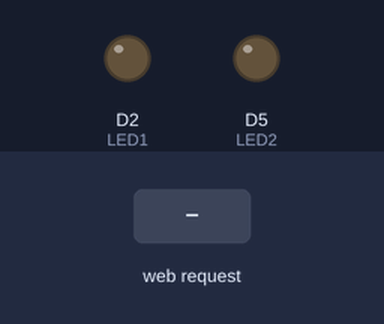
Bench run of a sketch on a simulated ESP8266 (NodeMCU). On the bench: output pins drawn as LEDs (lit = HIGH). The inputs (shaded band) are chosen by the test bench. WiFi joins after 1.5 s; servers stay silent unless stated; what the sketch prints to the serial monitor is not drawn.

Above: at 2.7 s.
2.8 s: HTTP request GET /4/on received
At 3.7 s:
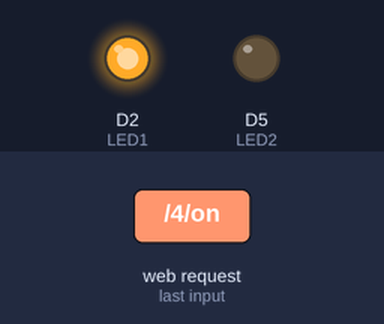
4.3 s: HTTP request GET /14/on received
At 4.8 s:
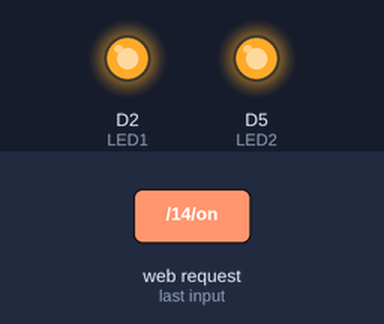
5.8 s: HTTP request GET /4/off received
At 7.0 s:
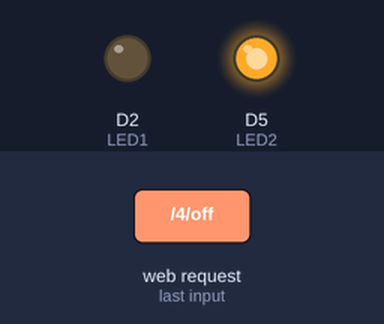
7.3 s: HTTP request GET /14/off received
At 8.2 s:
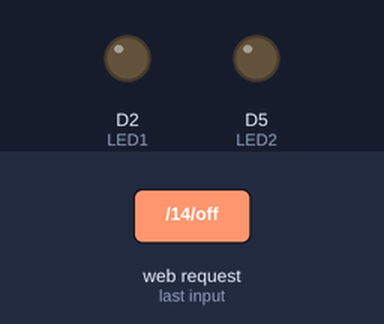
Timing chart, 0 to 9.8 s (numbered marks = the images above; inputs shaded):
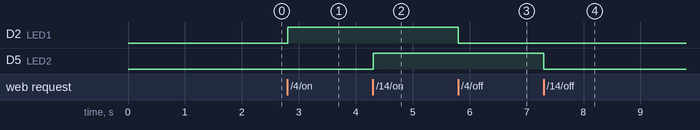

The sketch:

ESP8266_application_example.ino
```cpp
// Load Wi-Fi library
#include <ESP8266WiFi.h>

// Replace with your network credentials
const char* ssid = "your wifi name";
const char* password = "your password";

// Set web server port number to 80
WiFiServer server(80);

// Variable to store the HTTP request
String header;

// Auxiliary variables to store the current output state
String D2State = "off";
String D5State = "off";
#define LED1 D2
// #define LED1 4   // GPIO4 tương ứng với D2 trên ESP8266
#define LED2 D5
// #define LED2 14   // GPIO14 tương ứng với D5 trên ESP8266

void setup() {
  // put your setup code here, to run once:
  Serial.begin(115200);
  // Initialize the output variables as outputs
  pinMode(LED1, OUTPUT); pinMode(LED2, OUTPUT);
  // Set outputs to LOW
  digitalWrite(LED1, LOW);
  digitalWrite(LED2, LOW);
  // Connect to Wi-Fi network with SSID and password
  Serial.print("Connecting to ");
  Serial.println(ssid);
  WiFi.begin(ssid, password);
  while (WiFi.status() != WL_CONNECTED)
  {
    delay(500);
    Serial.print(".");
  }
  // Print local IP address of ESP8266 and start web server
  Serial.println("");
  Serial.println("WiFi connected.");
  Serial.print("ESP8266 IP address: ");
  Serial.println(WiFi.localIP());
  server.begin();
}

void loop() {
  // put your main code here, to run repeatedly:
  WiFiClient client = server.available(); // Listen for incoming clients
  if (client) // If a new client connects,
  {
    Serial.println("New Client."); // print a message out in the serial port
    String currentLine = ""; // make a String to hold incoming data from the client
    while (client.connected()) // loop while the client's connected
    {
      if (client.available())       // if there's bytes to read from the client,
      {
         char c = client.read();    // read a byte, then
         Serial.write(c);           // print it out the serial monitor
         header += c;
         if (c == '\n') // if the byte is a newline character
         {
            // if the current line is blank, you got two newline characters in a row.
            // that's the end of the client HTTP request, so send a response:
            if (currentLine.length() == 0)
            {
              // HTTP headers always start with a response code (e.g. HTTP/1.1 200 OK)
              // and a content-type so the client knows what's coming, then a blank line:
              client.println("HTTP/1.1 200 OK");
              client.println("Content-type:text/html");
              client.println("Connection: close");
              client.println();

              // turns the GPIOs on and off
              if (header.indexOf("GET /4/on") >= 0) // nếu header có đoạn "GET /4/on"
              {
                Serial.println("GPIO 4 on");
                D2State = "on";
                digitalWrite(LED1, HIGH);
              }
              else if (header.indexOf("GET /4/off") >= 0) // nếu header có đoạn "GET /4/off"
              {
                Serial.println("GPIO 4 off");
                D2State = "off";
                digitalWrite(LED1, LOW);
              }
              else if (header.indexOf("GET /14/on") >= 0) // nếu header có đoạn "GET /14/on"
              {
                Serial.println("GPIO 14 on");
                D5State = "on";
                digitalWrite(LED2, HIGH);
              }
              else if (header.indexOf("GET /14/off") >= 0) // nếu header có đoạn "GET /14/off"
              {
                Serial.println("GPIO 14 off");
                D5State = "off";
                digitalWrite(LED2, LOW);
              }

              // Display the HTML web page
              client.println("<!DOCTYPE html><html>");
              client.println("<head><meta name=\"viewport\" content=\"width=device-width, initial-scale=1\">");
              client.println("<link rel=\"icon\" href=\"data:,\">");
              // CSS to style the on/off buttons
              // Feel free to change the background-color and
              // font-size attributes to fit your preferences
              client.println("<style>html { font-family: Helvetica; display: inline-block; margin: 0px auto; text-align: center;}");
              client.println(".button { background-color: #195B6A; border: none; color: white; padding: 16px 40px;");
              client.println("text-decoration: none; font-size: 30px; margin: 2px; cursor: pointer;}");
              client.println(".button2 {background-color: #77878A;}</style></head>");

              // Web Page Heading
              client.println("<body><h1>ESP8266 Web Server</h1>");

              // Display current state, and ON/OFF buttons for GPIO 4
              client.println("<p>GPIO 4 - State " + D2State + "</p>");
              if (D2State == "off")       // If the D2State is off, it displays the ON button
                client.println("<p><a href=\"/4/on\"><button class=\"button\">ON</button></a></p>");
              else                        // If the D2State is on, it displays the OFF button
                client.println("<p><a href=\"/4/off\"><button class=\"button button2\">OFF</button></a></p>");

              // Display current state, and ON/OFF buttons for GPIO 14
              client.println("<p>GPIO 14 - State " + D5State + "</p>");
              if (D5State == "off")       // If the D5State is off, it displays the ON button
                client.println("<p><a href=\"/14/on\"><button class=\"button\">ON</button></a></p>");
              else                        // If the D5State is on, it displays the OFF button
                client.println("<p><a href=\"/14/off\"><button class=\"button button2\">OFF</button></a></p>");
              client.println("</body></html>");

              // The HTTP response ends with another blank line
              client.println();
              // Break out of the while loop
              break;
            }
            else    // if you got a newline, then clear currentLine
              currentLine = "";
         }
         else if(c != '\r')   //if you got anything else but a carriage return character, add it to the end of the currentLine
            currentLine += c;
      }
    }
    // Clear the header variable
    header = "";
    // Close the connection
    client.stop();
    Serial.println("Client disconnected.");
    Serial.println("");
  }
}
```

Measured:
- after the input at 2.8 s, D2 (LED1): LOW → HIGH at once
- after the input at 4.3 s, D5 (LED2): LOW → HIGH at once
- after the input at 5.8 s, D2 (LED1): HIGH → LOW at once
- after the input at 7.3 s, D5 (LED2): HIGH → LOW at once
